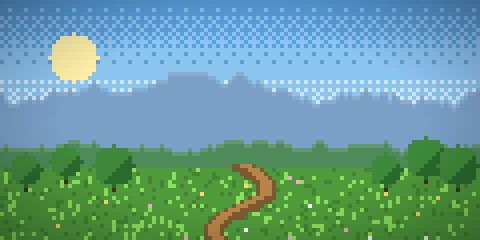
#> input picture art/pixellab/ui/old/level_1.png, 480 x 240 px, given in place of level_1.png.png, which was not available
$ python -i build_levels.py   (imports and definitions only)
#> lines starting #> are read from the running program, lines starting #| are printed output that depends on the picture
"""Zone pictures and page banners in the game's own art (the match tileset, trees, heroes and enemies), graded per zone.

Run:  python3 art/pixellab/build_levels.py

Writes:
  assets/level_1.png .. level_5.png   (640x320) each zone's picture, on its level cards: a road through the zone with
                                       its enemies marching along it
  assets/banner_heroes.png  (1200x200) the nine heroes lined up at dusk, for the Heroes page
  assets/banner_camp.png    (1200x200) the heroes' camp at night, for the other pages (inventory, talents, leaderboard...)
Zone grading: 1 Green Meadow (bright day), 2 Deep Forest (dense, dark green), 3 Mire (violet fog, mushrooms),
4 Red Canyon (red earth, rocks, few trees), 5 Ashlands (grey ash, ember glow).
"""
import colorsys, json, math, os, random
from PIL import Image, ImageChops, ImageFilter

HERE = os.path.dirname(os.path.abspath(__file__))
A = lambda *p: os.path.join(HERE, '..', '..', 'assets', *p)


def scaled(im, s):
    return im.resize((max(1, round(im.width * s)), max(1, round(im.height * s))), Image.LANCZOS)


def frame0(name, size=160):
#> called with name = 'ui/old/level_1.png', size = 160
    sh = Image.open(A(name + '.png')).convert('RGBA')
#> sh is the input picture: PIL image 480x240 RGBA; mean R, G, B, A 104.5, 156.8, 150.5, 255
    f = sh.crop((0, 0, size, size)); return f.crop(f.getbbox())
#> after `f = sh.crop((0, 0, size, size))`:
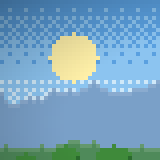
#> f: PIL image 160x160 RGBA; mean R, G, B, A 120.5, 164, 190, 255


def hero(name):
    sh = Image.open(os.path.join(HERE, 'anim_' + name + '_idle.png')).convert('RGBA')
    f = sh.crop((0, 0, sh.height, sh.height)); return f.crop(f.getbbox())


class Ground:
    # [154 lines left out: functions __init__, on_road, grade, fog, level_picture, banner_heroes and 2 more, not called in this run]


# [2 lines not run here, left out]

>>> result = frame0('ui/old/level_1.png')

$ run again, on art/pixellab/ui/old/level_2.png
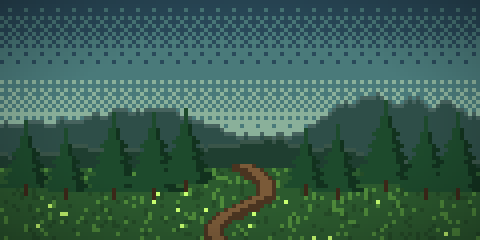
#> input picture art/pixellab/ui/old/level_2.png, 480 x 240 px, given in place of level_2.png.png, which was not available
#> in frame0, sh is the input picture: PIL image 480x240 RGBA; mean R, G, B, A 55.5, 93.2, 79.1, 255
#> in frame0, `f = sh.crop((0, 0, size, size))`:
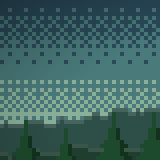
#> f: PIL image 160x160 RGBA; mean R, G, B, A 61.5, 98.8, 96, 255

$ run again, on art/pixellab/ui/old/level_3.png
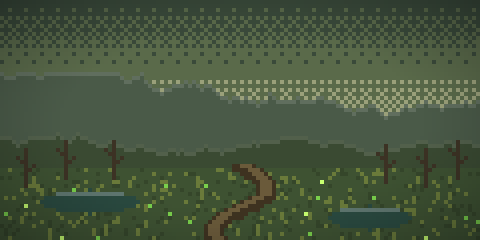
#> input picture art/pixellab/ui/old/level_3.png, 480 x 240 px, given in place of level_3.png.png, which was not available
#> in frame0, sh is the input picture: PIL image 480x240 RGBA; mean R, G, B, A 69.9, 85.3, 60.9, 255
#> in frame0, `f = sh.crop((0, 0, size, size))`:
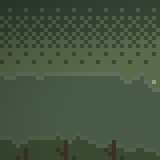
#> f: PIL image 160x160 RGBA; mean R, G, B, A 69.3, 83.9, 64, 255
